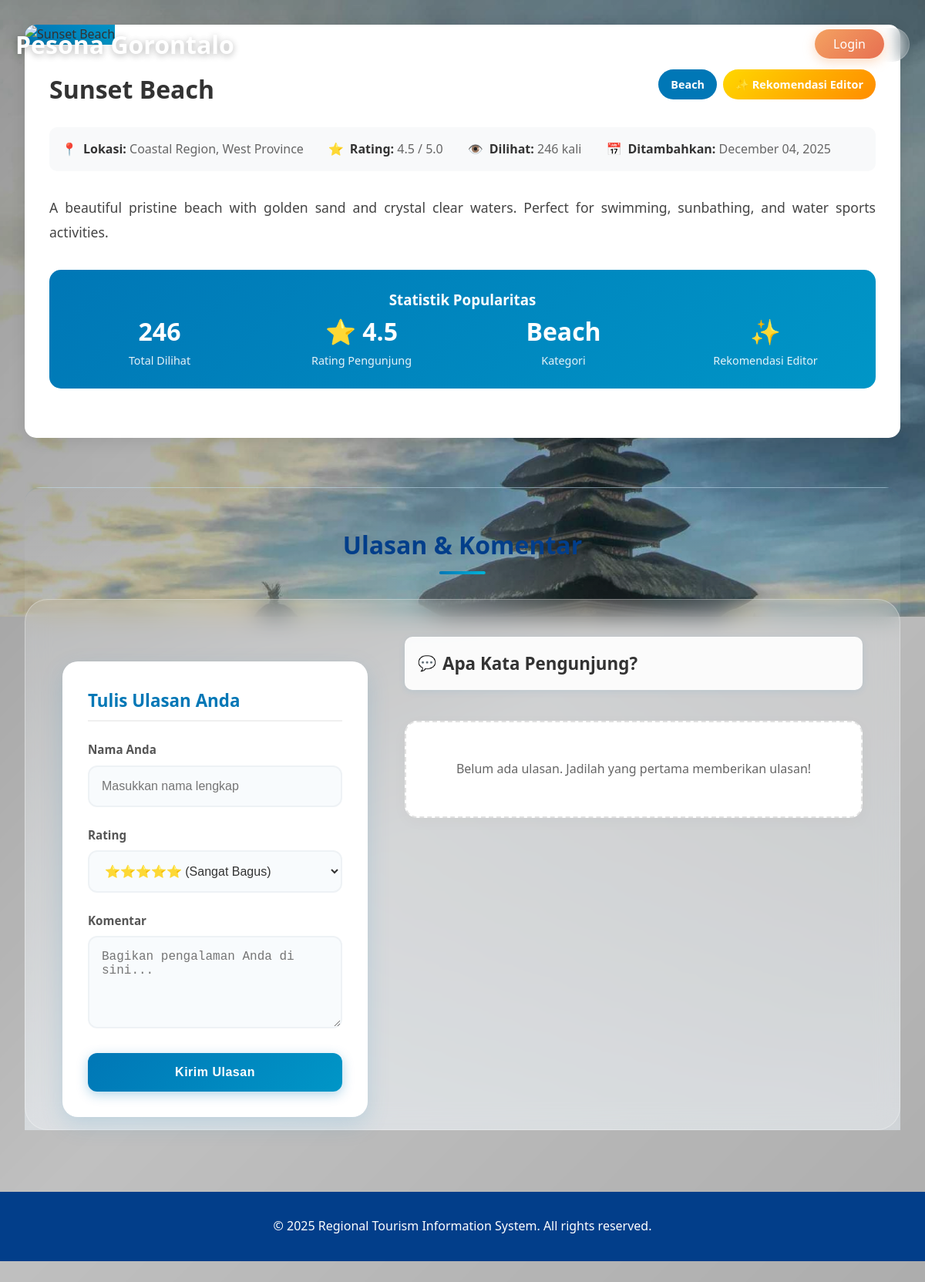
Screenshot of /detail.php?id=1 with the database file from the repository.
### tables this page shows
CREATE TABLE IF NOT EXISTS tourism_places (
    id INT AUTO_INCREMENT PRIMARY KEY,
    name VARCHAR(255) NOT NULL,
    description TEXT NOT NULL,
    location VARCHAR(255) NOT NULL,
    category VARCHAR(50) NOT NULL,
    rating DECIMAL(3,1) NOT NULL DEFAULT 3.0,
    image VARCHAR(255) DEFAULT NULL,
    is_featured TINYINT(1) NOT NULL DEFAULT 0 COMMENT '1=Rekomendasi Editor, 0=Tempat Biasa',
    views INT NOT NULL DEFAULT 0 COMMENT 'Jumlah halaman dilihat oleh pengunjung',
    created_at TIMESTAMP DEFAULT CURRENT_TIMESTAMP,
    updated_at TIMESTAMP DEFAULT CURRENT_TIMESTAMP ON UPDATE CURRENT_TIMESTAMP
);

### config/database.php (called while the page is built, shortened)
<?php
class Database {
    private $host = 'localhost';
    private $username = 'root';
    private $password = '';
    private $database = 'tourism_db';
    public function __construct() {
        $this->conn = new mysqli($this->host, $this->username, $this->password, $this->database);
    }
}
?>

### includes/functions.php (called while the page is built, shortened)
<?php
function format_date($date) {
    return date('F d, Y', strtotime($date));
}
?>

### detail.php (the view, shortened to what this page needs)
<?php
require_once 'config/database.php';
require_once 'includes/functions.php';
$db = new Database();
$place_id = isset($_GET['id']) ? (int)$_GET['id'] : 0;
$query = "SELECT * FROM tourism_places WHERE id = ?";
$stmt = $db->conn->prepare($query);
$stmt->bind_param("i", $place_id);
$stmt->execute();
$result = $stmt->get_result();
$place = $result->fetch_assoc();
$update_views_query = "UPDATE tourism_places SET views = views + 1 WHERE id = ?";
$update_stmt = $db->conn->prepare($update_views_query);
$update_stmt->bind_param("i", $place_id);
if ($update_stmt->execute()) {
    $place['views']++;
    $view_incremented = true;
} else {
    $view_incremented = false;
}
$comments_query = "SELECT * FROM comments WHERE place_id = ? ORDER BY created_at DESC";
$stmt_comments = $db->conn->prepare($comments_query);
$stmt_comments->bind_param("i", $place_id);
$stmt_comments->execute();
$comments_result = $stmt_comments->get_result();
?>
<!DOCTYPE html>
<html lang="id">
<head>
    <link rel="stylesheet" href="assets/css/style.css">
</head>
<body>
    <header>
        <div class="container">
            <div class="header-content">
                <div class="logo">
                    <h1>Pesona Gorontalo</h1>
                </div>
                <nav>
                    <ul>
                        <li><a href="index.php">← Kembali</a></li>
                        <li><a href="contact.php">Buku Tamu</a></li>
                        <li><a href="admin/login.php" class="btn-nav-login">Login</a></li>
                    </ul>
                </nav>
            </div>
        </div>
    </header>
    <main>
        <div class="detail-container">
            <div class="detail-header">
                <?php if (!empty($place['image'])): ?>
                    <img src="assets/images/<?php echo htmlspecialchars($place['image']); ?>"
                         alt="<?php echo htmlspecialchars($place['name']); ?>"
                         class="detail-image"
                         onerror="this.src='assets/images/default-place.jpg'">
                <?php else: ?>
                    <div class="detail-image" style="display: flex; align-items: center; justify-content: center; color: white; font-size: 3rem;">
                        🏞️
                    </div>
                <?php endif; ?>
                <div class="detail-content">
                    <div class="detail-title">
                        <h1><?php echo htmlspecialchars($place['name']); ?></h1>
                        <div class="detail-badges">
                            <span class="badge badge-category">
                                <?php echo htmlspecialchars(ucfirst($place['category'])); ?>
                            </span>
                            <?php if ($place['is_featured'] == 1): ?>
                                <span class="badge badge-featured">✨ Rekomendasi Editor</span>
                            <?php endif; ?>
                        </div>
                    </div>
                    <div class="detail-meta">
                        <div class="meta-item">
                            <span>📍</span>
                            <div>
                                <strong>Lokasi:</strong>
                                <?php echo htmlspecialchars($place['location']); ?>
                            </div>
                        </div>
                        <div class="meta-item">
                            <span>⭐</span>
                            <div>
                                <strong>Rating:</strong>
                                <?php echo number_format($place['rating'], 1); ?> / 5.0
                            </div>
                        </div>
                        <div class="meta-item">
                            <span>👁️</span>
                            <div class="<?php echo $view_incremented ? 'views-highlight' : ''; ?>">
                                <strong>Dilihat:</strong>
                                <?php
                                    echo number_format($place['views'], 0, ',', '.');
                                ?> kali
                            </div>
                        </div>
                        <div class="meta-item">
                            <span>📅</span>
                            <div>
                                <strong>Ditambahkan:</strong>
                                <?php echo format_date($place['created_at']); ?>
                            </div>
                        </div>
                    </div>
                    <div class="detail-description">
                        <?php echo nl2br(htmlspecialchars($place['description'])); ?>
                    </div>
                    <div class="detail-stats">
                        <h3>Statistik Popularitas</h3>
                        <div class="stats-grid">
                            <div class="stat-item">
                                <span class="stat-number"><?php echo number_format($place['views'], 0, ',', '.'); ?></span>
                                <span class="stat-label">Total Dilihat</span>
                            </div>
                            <div class="stat-item">
                                <span class="stat-number">⭐ <?php echo number_format($place['rating'], 1); ?></span>
                                <span class="stat-label">Rating Pengunjung</span>
                            </div>
                            <div class="stat-item">
                                <span class="stat-number"><?php echo htmlspecialchars(ucfirst($place['category'])); ?></span>
                                <span class="stat-label">Kategori</span>
                            </div>
                            <?php if ($place['is_featured'] == 1): ?>
                                <div class="stat-item">
                                    <span class="stat-number">✨</span>
                                    <span class="stat-label">Rekomendasi Editor</span>
                                </div>
                            <?php endif; ?>
                        </div>
                    </div>
                </div>
            </div>
            <div class="comments-section">
                <h3>Ulasan & Komentar</h3>
                <div class="comments-container">
                    <div class="comment-form-card">
                        <h4>Tulis Ulasan Anda</h4>
                        <form action="" method="POST" class="comment-form">
                            <div class="form-group">
                                <label for="name">Nama Anda</label>
                                <input type="text" id="name" name="name" required placeholder="Masukkan nama lengkap">
                            </div>
                            <div class="form-group">
                                <label for="rating">Rating</label>
                                <select id="rating" name="rating" required>
                                    <option value="5">⭐⭐⭐⭐⭐ (Sangat Bagus)</option>
                                </select>
                            </div>
                            <div class="form-group">
                                <label for="comment">Komentar</label>
                                <textarea id="comment" name="comment" required placeholder="Bagikan pengalaman Anda di sini..."></textarea>
                            </div>
                            <button type="submit" name="submit_comment" class="btn btn-primary">Kirim Ulasan</button>
                        </form>
                    </div>
                    <div class="comments-list">
                        <h4>Apa Kata Pengunjung?</h4>
                        <?php if ($comments_result->num_rows > 0): ?>
                            <?php while ($comment = $comments_result->fetch_assoc()): ?>
                                <div class="comment-card">
                                    <div class="comment-header">
                                        <div class="comment-avatar">
                                            <?php echo strtoupper(substr($comment['name'], 0, 1)); ?>
                                        </div>
                                        <div class="comment-meta">
                                            <div class="comment-name"><?php echo htmlspecialchars($comment['name']); ?></div>
                                            <div class="comment-date"><?php echo format_date($comment['created_at']); ?></div>
                                        </div>
                                        <div class="comment-rating">
                                            <?php for($i=1; $i<=5; $i++): ?>
                                                <span class="star"><?php echo $i <= $comment['rating'] ? '★' : '☆'; ?></span>
                                            <?php endfor; ?>
                                        </div>
                                    </div>
                                    <div class="comment-body">
                                        <?php echo nl2br(htmlspecialchars($comment['comment'])); ?>
                                    </div>
                                </div>
                            <?php endwhile; ?>
                        <?php else: ?>
                            <div class="no-comments">
                                <p>Belum ada ulasan. Jadilah yang pertama memberikan ulasan!</p>
                            </div>
                        <?php endif; ?>
                    </div>
                </div>
            </div>
        </div>
    </main>
    <footer>
        <div class="container">
            <p>&copy; <?php echo date('Y'); ?> Regional Tourism Information System. All rights reserved.</p>
        </div>
    </footer>
</body>
</html>

### detail.php (style rules this page uses)
.detail-container { max-width: 1200px; margin: 0 auto; padding: 2rem; }
.detail-header { background: white; border-radius: 15px; overflow: hidden; box-shadow: 0 4px 20px rgba(0,0,0,0.1); margin-bottom: 2rem; }
.detail-image { width: 100%; height: 400px; object-fit: cover; background: linear-gradient(135deg, #0077B6, #0096C7); }
.detail-content { padding: 2rem; }
.detail-title { display: flex; justify-content: space-between; align-items: start; margin-bottom: 1rem; flex-wrap: wrap; gap: 1rem; }
.detail-title h1 { color: #333; margin: 0; flex: 1; }
.detail-badges { display: flex; gap: 0.5rem; flex-wrap: wrap; }
.badge { display: inline-block; padding: 0.5rem 1rem; border-radius: 20px; font-size: 0.9rem; font-weight: bold; color: white; }
.badge-category { background: #0077B6; }
.badge-featured { background: linear-gradient(135deg, #ffd700, #ff8c00); }
.detail-meta { display: flex; gap: 2rem; margin: 1.5rem 0; padding: 1rem; background: #f8f9fa; border-radius: 10px; flex-wrap: wrap; }
.meta-item { display: flex; align-items: center; gap: 0.5rem; color: #666; }
.meta-item strong { color: #333; }
.detail-description { font-size: 1.1rem; line-height: 1.8; color: #444; margin: 2rem 0; text-align: justify; }
.detail-stats { background: linear-gradient(135deg, #0077B6, #0096C7); color: white; padding: 1.5rem; border-radius: 15px; margin: 2rem 0; text-align: center; }
.stats-grid { display: grid; grid-template-columns: repeat(auto-fit, minmax(150px, 1fr)); gap: 1.5rem; }
.stat-item { text-align: center; }
.stat-number { font-size: 2rem; font-weight: bold; display: block; }
.stat-label { font-size: 0.9rem; opacity: 0.9; }

### rows the page displays
tourism_places: name "Sunset Beach", category "Beach", location "Coastal Region, West Province", rating "4.5", created_at "December 04, 2025", description "A beautiful pristine beach with golden sand and crystal clear waters. Perfect for swimming, sunbathing, and water sports activities."

### other values shown
$place['views'] "246"
